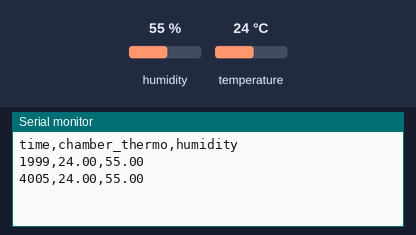
Bench run of a sketch on a simulated Arduino Uno, built with avr-gcc and run on an emulated ATmega328P. Parts: the last lines printed to the serial monitor. The test bench sets the inputs (shaded band); at power-on: humidity 55 %, temperature 24 °C.

Above: at 4.8 s.
4.9 s: humidity set to 22 %
At 7.0 s:
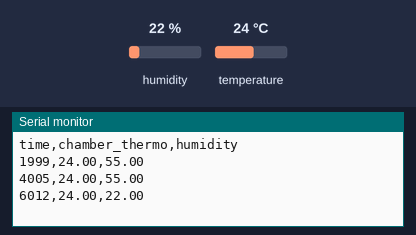
7.9 s: temperature set to 12 °C
At 8.7 s:
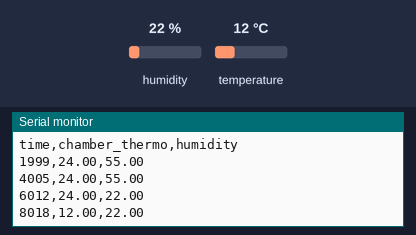
10.9 s: humidity set to 40 %
At 13.4 s:
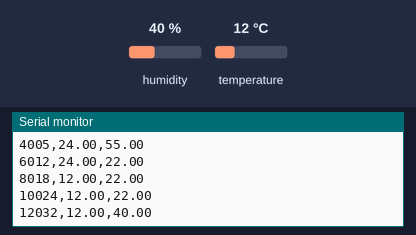
Timing chart, 0 to 14.9 s (numbered marks = the images above; inputs shaded):
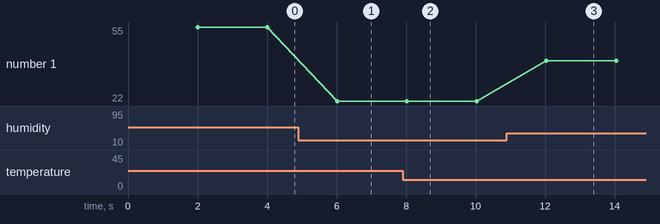

The sketch:

GetHumidity.ino
```cpp
// Humidity sensor library
#include "DHT.h"

#define DHTPIN 4 // humidity pin

// Humidity sensor init
DHT dht(DHTPIN, DHT22);

// humidity var, in %
float humidity;

// temperature in the chamber, *C
float chamber_tempr;

void setup() {
  Serial.begin(9600);
  dht.begin();
  // Create csv header
  Serial.println("time,chamber_thermo,humidity");
}
void loop() {
  delay(2000);

  Serial.print(millis());

  // measure humidity and chamber temperature
  humidity = dht.readHumidity();
  chamber_tempr = dht.readTemperature();

  //print humidity and thermo values
  Serial.print(",");
  Serial.print(chamber_tempr);
  Serial.print(",");
  Serial.print(humidity);

  Serial.println();


}
```

Measured:
- after the input at 4.9 s, the serial monitor: prints a new line after 1.1 s (image 1)
- after the input at 7.9 s, the serial monitor: prints a new line after 0.12 s (image 2)
- after the input at 10.9 s, the serial monitor: prints a new line after 1.1 s (image 3)
- plotted number 1: 55 → 22 after the input at 4.9 s, 22 → 40 after the input at 10.9 s
